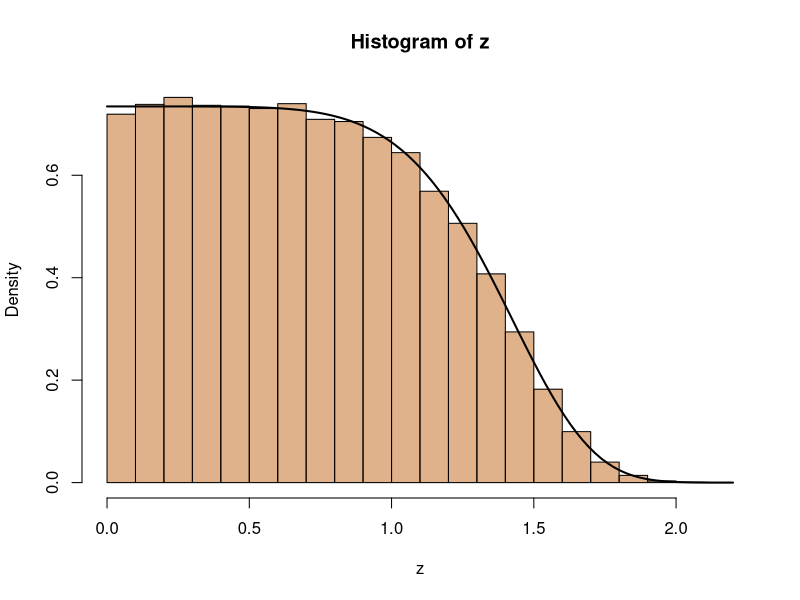
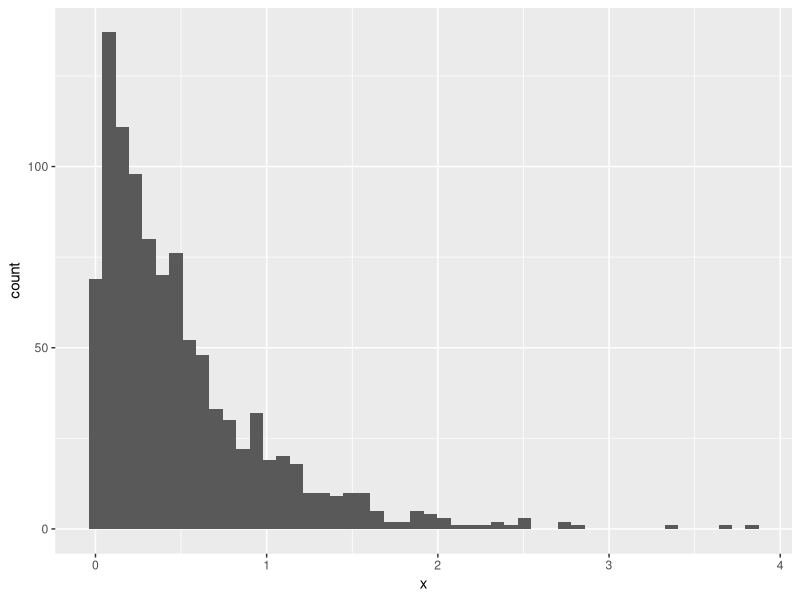
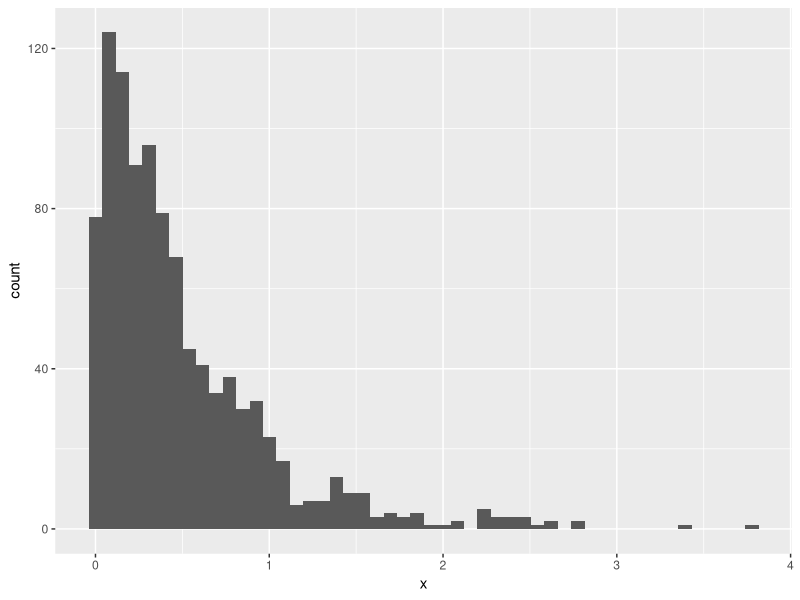

Here is the R script that generated these plots, in order:
## ---- chunk 1
knitr::opts_chunk$set(echo = FALSE)
## ---- chunk 2
lambda = 1/10
alpha = 1/6
n = 1e5
y = rgamma(n,shape = alpha, rate = lambda)
z = y^alpha
## ---- chunk 3
hist(z, breaks = 30, freq = F, col = rgb(0.75,0.4,0.1,0.5)) # z is your sample
lambda = 1/10; alpha = 1/6
target <- function(x){exp(-lambda*x^(1/alpha))/
integrate(function(x) exp(-lambda*x^(1/alpha)),0,Inf)$value}
curve(target,lwd=2,add=T)
## ---- chunk 4
set.seed(123)
n = 1000
u = runif(n)
lambda = 2 
a = 0
b = 5

x = (-1/lambda)*log(1-u*(1-exp(-lambda*b)))
## Standard Exponential then truncate 
x = -1/lambda*log(u) #u ~ U[0,1] implies 1-u ~ U[0,1]
x = x[x<=b]

## Plotting
library(ggplot2)
ggplot(data.frame(x))+geom_histogram(aes(x=x),bins = 50)
## ---- chunk 5
n = 1000
lambda = 2
b = 5
u = runif(n)
x = (-1/lambda)*log(1-u*(1-exp(-lambda*b)))

## Plotting
library(ggplot2)
ggplot(data.frame(x))+geom_histogram(aes(x=x),bins = 50)
